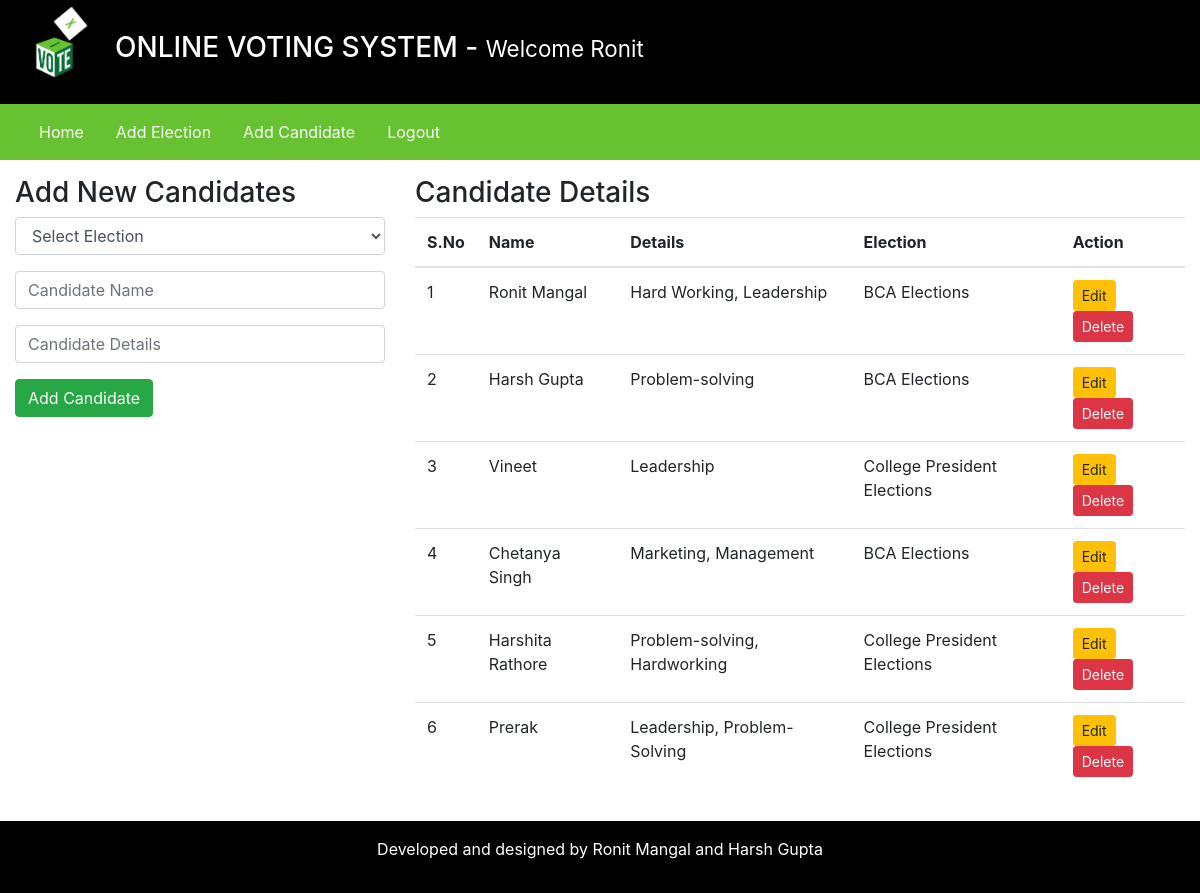
/admin/index.php?addCandidatePage=1 (signed in), run on the app's committed database.
### tables this page shows
CREATE TABLE `candidate_details` (
  `id` int(11) NOT NULL,
  `election_id` int(11) DEFAULT NULL,
  `candidate_name` varchar(255) DEFAULT NULL,
  `candidate_details` text DEFAULT NULL,
  `inserted_by` varchar(255) DEFAULT NULL,
  `inserted_on` date DEFAULT NULL
);

CREATE TABLE `elections` (
  `id` int(11) NOT NULL,
  `election_topic` varchar(255) DEFAULT NULL,
  `no_of_candidates` int(11) DEFAULT NULL,
  `starting_date` date DEFAULT NULL,
  `ending_date` date DEFAULT NULL,
  `status` varchar(45) DEFAULT NULL,
  `inserted_by` varchar(255) DEFAULT NULL,
  `inserted_on` date DEFAULT NULL
);

### admin/inc/add_candidates.php (the view, shortened to what this page needs)
<div class="row my-3">
    <div class="col-4">
        <h3>Add New Candidates</h3>
        <form method="POST" enctype="multipart/form-data">
            <div class="form-group">
                <select class="form-control" name="election_id" required>
                    <option value=""> Select Election </option>
                </select>
            </div>
            <div class="form-group">
                <input type="text" name="candidate_name" placeholder="Candidate Name" class="form-control" required />
            </div>
            <div class="form-group">
                <input type="text" name="candidate_details" placeholder="Candidate Details" class="form-control" required />
            </div>
            <input type="submit" value="Add Candidate" name="addCandidateBtn" class="btn btn-success" />
        </form>
    </div>
    <div class="col-8">
        <h3>Candidate Details</h3>
        <table class="table">
            <thead>
                <tr>
                    <th scope="col">S.No</th>
                    <th scope="col">Name</th>
                    <th scope="col">Details</th>
                    <th scope="col">Election</th>
                    <th scope="col">Action </th>
                </tr>
            </thead>
            <tbody>
                <?php
                    $fetchingData = mysqli_query($db, "SELECT * FROM candidate_details") or die(mysqli_error($db));
                    $isAnyCandidateAdded = mysqli_num_rows($fetchingData);
                    if($isAnyCandidateAdded > 0)
                    {
                        $sno = 1;
                        while($row = mysqli_fetch_assoc($fetchingData))
                        {
                            $election_id = $row['election_id'];
                            $fetchingElectionName = mysqli_query($db, "SELECT * FROM elections WHERE id = '". $election_id ."'") or die(mysqli_error($db));
                            $execFetchingElectionNameQuery = mysqli_fetch_assoc($fetchingElectionName);
                            $election_name = $execFetchingElectionNameQuery['election_topic'];
                            $candidate_id = $row['id'];
                ?>
                            <tr>
                                <td><?php echo $sno++; ?></td>
                                <td><?php echo $row['candidate_name']; ?></td>
                                <td><?php echo $row['candidate_details']; ?></td>
                                <td><?php echo $election_name; ?></td>
                                <td>
                                    <a href="#" class="btn btn-sm btn-warning"> Edit </a>
                                    <button class="btn btn-sm btn-danger" onclick="DeleteData(<?php echo $candidate_id; ?>)"> Delete </button>
                                </td>
                            </tr>
                <?php
                        }
                    }else {
            ?>
                        <tr>
                            <td colspan="5"> No any candidate is added yet. </td>
                        </tr>
            <?php
                    }
                ?>
            </tbody>
        </table>
    </div>
</div>

### data on the page
candidate_details: candidate_name "Ronit Mangal", candidate_details "Hard Working, Leadership", election.election_topic "BCA Elections"
candidate_details: candidate_name "Harsh Gupta", candidate_details "Problem-solving", election.election_topic "BCA Elections"
candidate_details: candidate_name "Vineet", candidate_details "Leadership", election.election_topic "College President Elections"
candidate_details: candidate_name "Chetanya Singh", candidate_details "Marketing, Management", election.election_topic "BCA Elections"
candidate_details: candidate_name "Harshita Rathore", candidate_details "Problem-solving, Hardworking", election.election_topic "College President Elections"
candidate_details: candidate_name "Prerak", candidate_details "Leadership, Problem- Solving", election.election_topic "College President Elections"

### other printed values
$_SESSION['username'] "Ronit"
